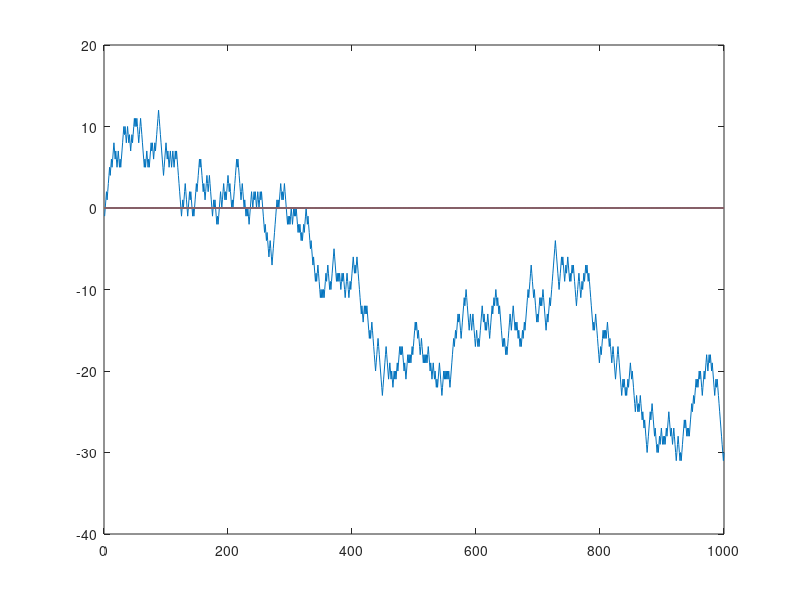

The MATLAB script that drew this image:
% For Grinstead & Snell - Probability: Exercise 1.1.6

% This class simulates the winnings you'd earn from betting on red 1000
% times at the roulette table in your favorite casino.

winnings=0;
wins=[];
p=18/38;

for i=1:1000
   x=rand;
   if x <= p
       winnings = winnings +1;
       
   else
       winnings= winnings -1;
   end
   wins=[wins winnings];
end
fprintf('your winnings are %i\n',winnings)
fprintf('the highest you got was %i\n',max(wins))
fprintf('the lowest you went was %i',min(wins))

figure
plot(wins)
hold on
plot(zeros(1000))
hold off